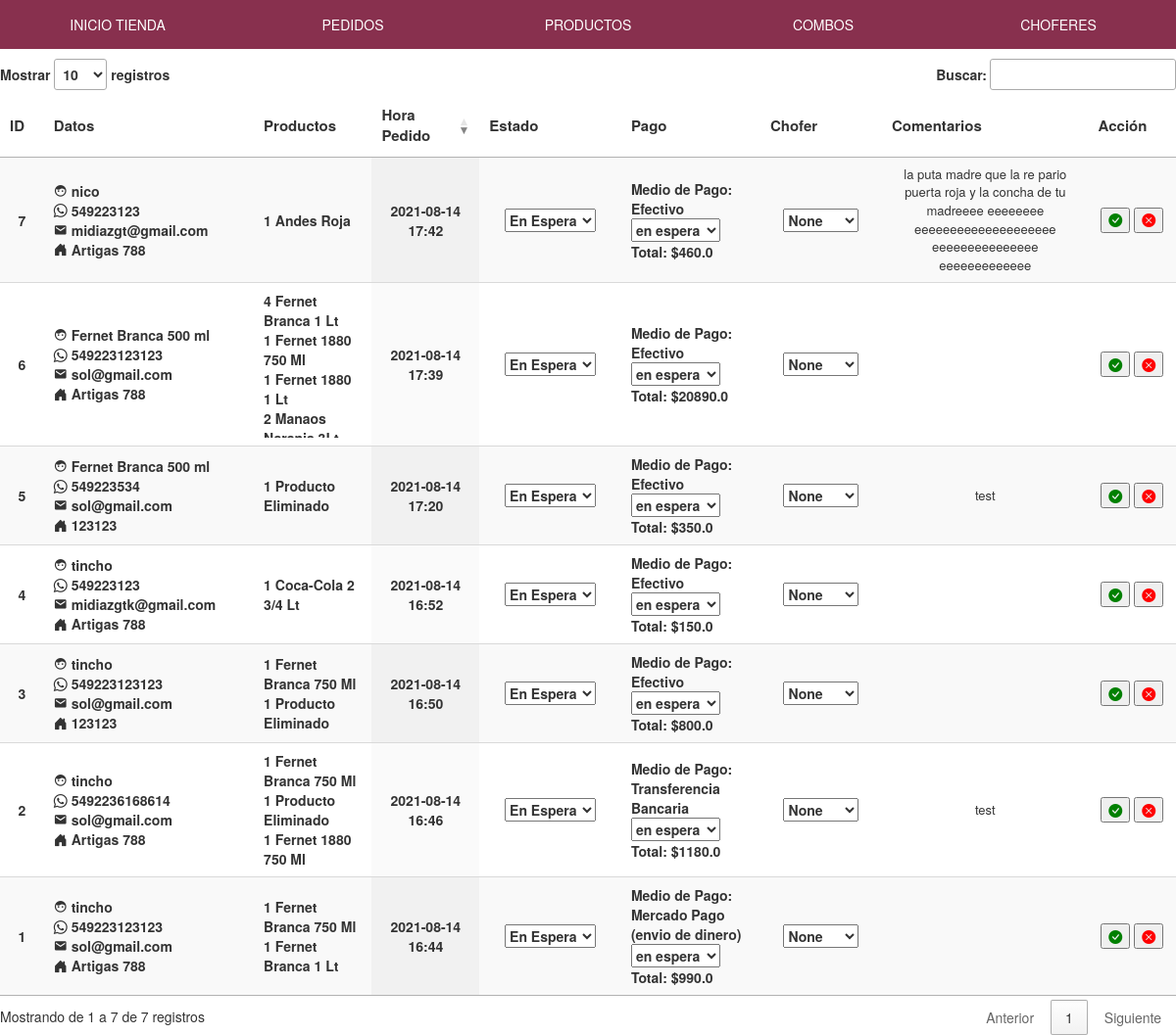
Page /panel/pedidos (signed in) on the committed database.
### tienda/models.py (models this page shows, shortened)
class Pedidos(db.Model):
    id=db.Column(db.Integer(),primary_key=True)
    direccion=db.Column(db.String(length=200),nullable=False)
    nombre=db.Column(db.String(length=100),nullable=False)
    telefono=db.Column(db.Integer(),nullable=True)
    email= db.Column(db.String(100))
    fechaHoraPedido=db.Column(db.String(100))
    fechaHoraEntrega=db.Column(db.String(100))
    estado=db.Column(db.String(length=50),nullable=False)
    chofer=db.Column(db.Integer(),db.ForeignKey('usuarios.id'))
    descripcion=db.Column(db.String(length=500),nullable=False)
    formaPago=db.Column(db.String(length=100),nullable=False)
    datos_pedido= db.Column(types.JSON(),nullable=False)
    costo=db.Column(db.Float(),nullable=False)

class Productos(db.Model):
    id=db.Column(db.Integer(),primary_key=True)
    nombre=db.Column(db.String(length=500),nullable=False)
    categoria=db.Column(db.String(length=100),nullable=False)
    precio=db.Column(db.Float(),nullable=False)
    stock=db.Column(db.Integer(),nullable=False)
    oferta=db.Column(db.Integer(),nullable=True)
    precioFinal=db.Column(db.Float(),nullable=False)
    imagen=db.Column(db.String(),nullable=False)

### tienda/usuario/routesadmin.py (the view)
@app.route('/panel/pedidos', methods=['GET','POST'])
@login_required
def tablapedidos():
    pedidos = Pedidos.query.all()
    productos = Productos.query.all()
    info = [None]*1000 #aca van los datos del carrito
    prod = [None]*1000 #aca van los datos del carrito
    for items in pedidos:
        info[items.id] = json.loads(items.datos_pedido)
    for items in  productos:
        prod[items.id]=items
    return render_template('paneltablapedidos.html',data=pedidos,info=info,productos=productos,prod=prod)

### tienda/carrito/routes.py (called while the page is built)
@app.context_processor
def contar_carrito():
	try:
		if request.cookies.get("carrito") is None:
			return {'num_articulos': 0}
		else:
			datos = json.loads(request.cookies.get("carrito"))
			return {'num_articulos': len(datos)}
	except:
			return {'num_articulos': 0}

### tienda/routes.py (called while the page is built)
@login_manager.user_loader
def load_user(user_id):
	aux=Usuarios.query.get(int(user_id))
	return aux

### tienda/templates/paneltablapedidos.html (shortened to what this page needs)
{% extends 'layout-admin.html' %}
{% block content %}
<div class="contenido">
	<table id="pedidos" hidden="hidden" class="display" style="width:100%;">
        <thead>
            <tr>
            	<th>ID</th>
                <th>Datos</th>
                <th>Productos</th>
                <th>Hora Pedido</th>
                <th>Estado</th>
                <th>Pago</th>
                <th>Chofer</th>
                <th>Comentarios</th>
                <th>Acción</i></th>
            </tr>
        </thead>
        <tbody>
        	{%for i in data %}
           <tr>
           	<td>{{i.id}}</td>
           	<td>
           		<div class="datos">
           			<span><i class='bx bxs-face'></i> {{i.nombre}}</span>
           			<span><i class="bi bi-whatsapp"></i> {{i.telefono}}</span>
           			<span><i class='bx bxs-envelope' ></i> {{i.email}}</span>
           			<span><i class="bi bi-house-door-fill"></i> {{i.direccion}}</span>
           		</div>
           	</td>
           	<td>
           		<div class="productos">
           			{%  for j in info[i.id] %}
           			<div>
           			  {{ j.cantidad }}
           			  {% if prod[j.id|int]!=None %}
           			  	{{prod[(j.id | int)].nombre}}
           			  {% else %}
           			  <span>Producto Eliminado</span>
           			  {% endif %}
           			 </div>
           			{% endfor %}
           		</div>
           	</td>
           	<td>
           		{{i.fechaHoraPedido[:16]}}
           	</td>
           	<td>
           		<form>
           		<select>
           			<option type="text" value="{{i.estado}}">{{i.estado}}</option>
           		</select>
           		</form>
           	</td>
           	<td class="datos-pago">
           		<div>Medio de Pago:</br> {{i.formaPago}}</div>
           		<div>
           			<form>
           			<select name="estado-pago">
	           			<option>en espera</option>
           			</select>
           		</form>
           		</div>
           		<div>Total: ${{i.costo}}</div>
           	</td>
           	<td>
           		<form>
           			<select>
	           			<option>{{i.chofer}}</option>
           			</select>
           		</form>
           	</td>
           	<td>
           		<div style="max-width: 200px; font-size: 13px; font-weight: normal;">{{i.descripcion}}</div>
           	</td>
           	<td>
           		<a target="_blank" href="whatsapp://send?phone={{i.telefono}}&text=Hola%20{{i.nombre}}%20recibimos tu pedido ID: {{i.id}}."><button><i class="bi bi-check-circle-fill" style="color: green;"></i></button></a>
           		<a target="_blank" href="whatsapp://send?phone=5492235062720&text=Hola%20{{i.nombre}}%20por x razon no podemos concretar tu compra."><button><i class="bi bi-x-circle-fill" style="color: red;"></i></button></a>
           	</td>
           </tr>
           {% endfor %}
        </tbody>
    </table>
</div>
{% endblock content %}

### tienda/static/admin.css (style rules this page uses)
body { background-color: rgb(245,245,245); font-family: arial; min-height: 100%; font-size: 14px; }
html, body { margin: 0; height: 100%; }
.contenido { max-width: 1200px; margin: auto; margin-top: 10px; }
th { font-size: 15px; }
td { text-align: center; font-weight: bold; }
td input, td select { font-weight: bold; }
td .datos { display: flex; flex-direction: column; }
#pedidos .productos { overflow-y: scroll; max-height: 150px; }
#pedidos .productos, #pedidos .datos, #pedidos .datos-pago { text-align: left; }

### rows in the picture
Pedidos: id "1", nombre "tincho", telefono "549223123123", email "sol@gmail.com", direccion "Artigas 788", cantidad "1" "1", fechaHoraPedido "2021-08-14 16:44", estado "En Espera", formaPago "Mercado Pago (envio de dinero)", costo "990.0", chofer "None"
Productos: nombre "Fernet Branca 750 Ml" "Fernet Branca 750 Ml" "Fernet Branca 750 Ml"
Productos: nombre "Fernet Branca 1 Lt" "Fernet Branca 1 Lt"
Pedidos: id "2", nombre "tincho", telefono "5492236168614", email "sol@gmail.com", direccion "Artigas 788", cantidad "1" "1" "1", fechaHoraPedido "2021-08-14 16:46", estado "En Espera", formaPago "Transferencia Bancaria", costo "1180.0", chofer "None", descripcion "test"
Productos: nombre "Fernet 1880 750 Ml" "Fernet 1880 750 Ml"
Pedidos: id "3", nombre "tincho", telefono "549223123123", email "sol@gmail.com", direccion "123123", cantidad "1" "1", fechaHoraPedido "2021-08-14 16:50", estado "En Espera", formaPago "Efectivo", costo "800.0", chofer "None"
Pedidos: id "4", nombre "tincho", telefono "549223123", email "midiazgtk@gmail.com", direccion "Artigas 788", cantidad "1", fechaHoraPedido "2021-08-14 16:52", estado "En Espera", formaPago "Efectivo", costo "150.0", chofer "None"
Productos: nombre "Coca-Cola 2 3/4 Lt"
Pedidos: id "5", nombre "Fernet Branca 500 ml", telefono "549223534", email "sol@gmail.com", direccion "123123", cantidad "1", fechaHoraPedido "2021-08-14 17:20", estado "En Espera", formaPago "Efectivo", costo "350.0", chofer "None", descripcion "test"
Pedidos: id "6", nombre "Fernet Branca 500 ml", telefono "549223123123", email "sol@gmail.com", direccion "Artigas 788", cantidad "4" "1" "1" "2", fechaHoraPedido "2021-08-14 17:39", estado "En Espera", formaPago "Efectivo", costo "20890.0", chofer "None"
Productos: nombre "Fernet 1880 1 Lt"
Productos: nombre "Manaos…"
Pedidos: id "7", nombre "nico", telefono "549223123", email "midiazgt@gmail.com", direccion "Artigas 788", cantidad "1", fechaHoraPedido "2021-08-14 17:42", estado "En Espera", formaPago "Efectivo", costo "460.0", chofer "None", descripcion "la puta madre que la re pario puerta roja y la concha de tu madreeee eeeeeeee eeeeeeeeeeeeeeeeeeee eeeeeeeeeeeeeee eeeeeeeeeeeee"
Productos: nombre "Andes Roja"
